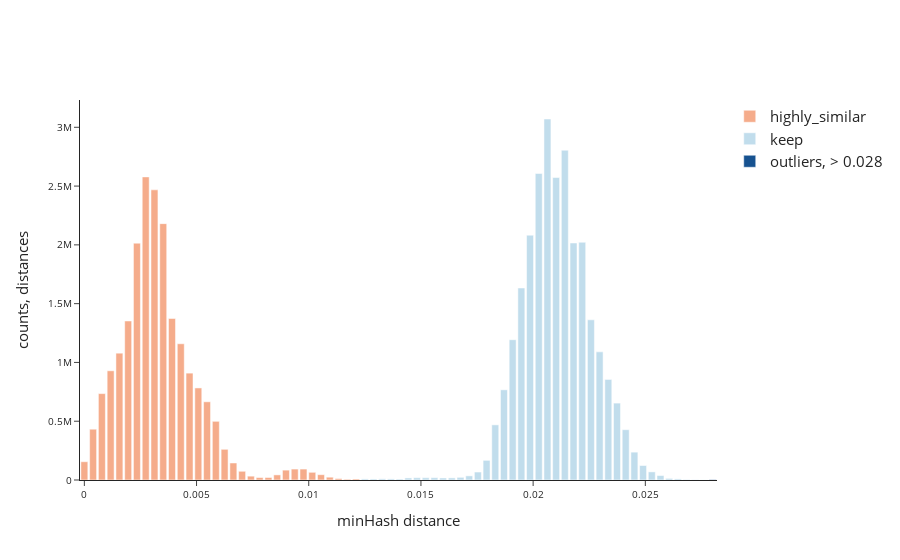

Source (notebook cell):
### Markdown cell above
##### Make plotly histogram of distribution of genome pairwise distances

### Code cell
#one_dim_list_all =  dist_matrix_df.melt()['value']
fig_all = make_histogram(one_dim_list_all, range2 = [0.0125,0.028], bins=40) 
pio.write_image(fig_all, './figures/distances_all.png')
fig_all
